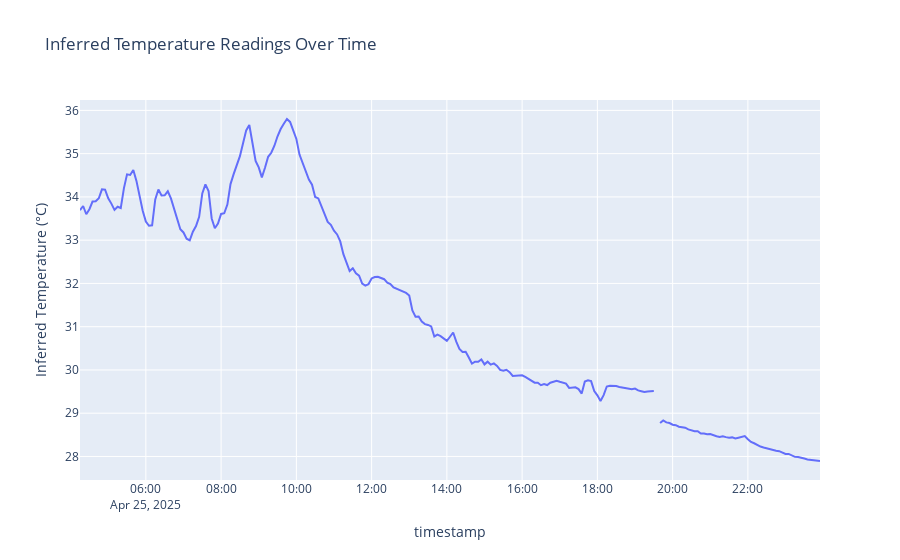

The notebook cell this image was saved under:
### Code cell
fig = px.line(
    df5_downsampled,
    x=df5_downsampled.index,
    y="ir_temperature",
    labels={"ir_temperature": "Inferred Temperature (°C)", "index": "Time"},
    title="Inferred Temperature Readings Over Time"
)
fig.show()

### Figure 1 — Plotly figure (JSON) as saved in the notebook; plotly's stock layout.template omitted (floating-point values rounded to 4 significant figures; data arrays with more than 128 entries replaced by an {"elided": "..."} marker saying what was removed)
{"data": [{"hovertemplate": "timestamp=%{x}<br>Inferred Temperature (°C)=%{y}<extra></extra>", "legendgroup": "", "line": {"color": "#636efa", "dash": "solid"}, "marker": {"symbol": "circle"}, "mode": "lines", "name": "", "orientation": "v", "showlegend": false, "type": "scatter", "x": {"elided": "237 str values"}, "xaxis": "x", "y": {"elided": "237 float values"}, "yaxis": "y"}], "layout": {"legend": {"tracegroupgap": 0}, "title": {"text": "Inferred Temperature Readings Over Time"}, "xaxis": {"anchor": "y", "domain": [0, 1], "title": {"text": "timestamp"}}, "yaxis": {"anchor": "x", "domain": [0, 1], "title": {"text": "Inferred Temperature (°C)"}}}}
